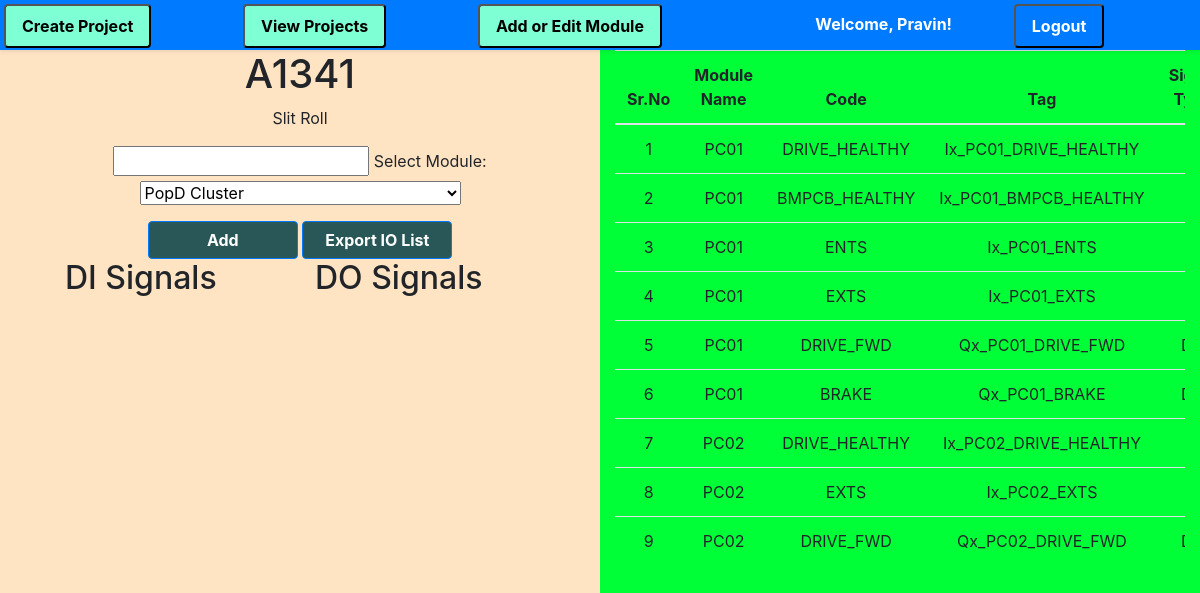
The page /projects/3/ (signed in) on the database its author committed.
### iol/models.py (models this page shows, shortened)
class Project(models.Model):
    name = models.CharField(max_length=50)
    description = models.TextField(max_length=500, blank=True)

class IOList(models.Model):
    project = models.ForeignKey(Project, on_delete=models.CASCADE)
    name = models.CharField(max_length=30)
    equipment_code = models.CharField(max_length=30)
    code = models.CharField(max_length=40)
    tag = models.CharField(max_length=100, editable=False)
    signal_type = models.CharField(max_length=10)
    device_type = models.TextField(max_length=100, blank=True)
    actual_description = models.TextField(max_length=100)
    panel_number = models.CharField(max_length=10, blank=True, null=True)
    node = models.CharField(max_length=10, blank=True, null=True)
    rack = models.IntegerField(blank=True, null=True)
    module_position = models.IntegerField(blank=True, null=True)
    terminal_block = models.CharField(max_length=5, blank=True, null=True)
    terminal_number = models.IntegerField(blank=True, null=True)
    channel = models.IntegerField( blank=True, null=True)
    io_address = models.CharField(max_length=10, blank=True, null=True)
    module = models.CharField(max_length=50, default="Testing")

### iol/views.py (the view)
# urls.py: path('projects/<int:project_id>/', views.project_detail, name='project_detail'),
@login_required(login_url="/accounts/login")
def project_detail(request, project_id):
    project = get_object_or_404(Project, pk=project_id)
    modules = Module.objects.all()
    signals = None
    request.session['project'] = project_id
    io_list = IOList.objects.filter(project = project)
    return render(request, 'projects/project_detail.html', {'project': project, 'modules': modules, 'signals': signals, 'io_list': io_list})

### templates/projects/project_detail.html (shortened to what this page needs)
{% extends 'base/base.html' %}
{% block content %}
<div class = "container-fluid">
  <div class = "row row-height">
    <div class="col-md-6 left">
      <div class="div">
        <h1 id= "projectName">{{ project.name }}</h1>
        <p>{{ project.description }}</p>
        {% load static %}
          <input class=""  id="module_name">
          <label for="module">Select Module:</label>
          <select name="module" id="module" >
            {% for module in modules %}
            <option value="{{ module.id }}">{{ module.module }}</option>
            {% endfor %}
          </select>
          <div class="divbtn">
          <button class="btn btn-primary mt-3 mybtns" id="add-signals-btn">Add</button>
          <button class="btn btn-primary mt-3 mybtns" id="export-iolist-btn">Export IO List</button>
          </div>
        <div class="row">
          <div class="col-5 offset-1" id="di-signals-container">
            <h2>DI Signals</h2>
          </div>
          <div class="col-5" id="do-signals-container">
            <h2>DO Signals</h2>
          </div>
        </div>
      </div>
    </div>
    <div class="col-md-6 right">
      <div class="div">
        <table class="table" id='io-list-table'>
          <thead>
            <tr>
              <th>Sr.No</th>
              <th>Module Name</th>
              <th>Code</th>
              <th>Tag</th>
              <th>Signal Type</th>
            </tr>
          </thead>
          <tbody>
            {% for iolist in io_list %}
            <tr>
              <td>{{ forloop.counter }}</td>
              <td>{{ iolist.name }}</td>
              <td>{{ iolist.code }}</td>
              <td>{{ iolist.tag }}</td>
              <td>{{ iolist.signal_type }}</td>
            </tr>
            {% empty %}
            <tr>
              <td colspan="5">No iolists found.</td>
            </tr>
            {% endfor %}
          </tbody>
        </table>
      </div>
    </div>
  </div>
</div>
{% endblock %}

### templates/base/base.html (shortened to what this page needs)
<!DOCTYPE html>
<html>
<head>
    <link rel="stylesheet" href="https://cdn.jsdelivr.net/npm/bootstrap@4.1.3/dist/css/bootstrap.min.css">
    {% load static %}
    <link rel="stylesheet" type="text/css" href="{% static 'myfirst.css' %}">
</head>
<body>
        <ul class="nav nav-pills nav-fill gap-2 p-1 small bg-primary rounded-5 shadow-sm" id="pillNav2" role="tablist" style="--bs-nav-link-color: var(--bs-white); --bs-nav-pills-link-active-color: var(--bs-primary); --bs-nav-pills-link-active-bg: var(--bs-white);">
            <li class="nav-item" role="presentation">
              <button class="nav-link active rounded-5 navbtns" id="create-tab" data-bs-toggle="tab" type="button" role="tab" aria-selected="true"  onclick="location.href='{% url 'create_project' %}'">Create Project
              </button>
            </li>
            <li class="nav-item" role="presentation">
              <button class="nav-link active rounded-5 navbtns" id="list-tab" data-bs-toggle="tab" type="button" role="tab" aria-selected="false" onclick= "location.href='{% url 'project_list' %}'">View Projects</button>
            </li>
            <li class="nav-item" role="presentation">
              <button class="nav-link active rounded-5 navbtns" id="addmodule-tab" data-bs-toggle="tab" type="button" role="tab" aria-selected="false" onclick= "location.href='{% url 'module_list' %}'">Add or Edit Module</button>
            </li>
            {% if request.user.is_authenticated %}
            <li class="nav-item" role="presentation">
              <p class= "nav-link active rounded-5 navbtns">Welcome, {{ request.user.first_name }}!</p>
              </li>
            <li class="nav-item" role="presentation">
              <button class="nav-link active rounded-5 navbtns" id="addmodule-tab" data-bs-toggle="tab" type="button" role="tab" aria-selected="false" onclick="window.location.href='/accounts/logout';">Logout</button>
            </li>
            {% else %}
            <li class="nav-item" role="presentation">
              <button class="nav-link active rounded-5 navbtns" id="addmodule-tab" data-bs-toggle="tab" type="button" role="tab" aria-selected="false" onclick="window.location.href='/accounts/login';">Login</button>
            </li>
            {% endif %}
          </ul>
        {% block content %}
        {% endblock %}
</body>
</html>

### static/myfirst.css (style rules this page uses)
.div { overflow-y: scroll; height: 100%; }
.btn { justify-content: space-between; align-self: center; width: 150px; align-items: center; }
.row-height { height: 100vh; }
.left { background-color: bisque; height: 100%; overflow-y: scroll; }
.right { background-color: rgb(0, 255, 55); height: 100%; overflow-y: scroll; }
.mybtns { background-color: rgb(41, 87, 87); font-weight: bold; font-size: medium; }
.navbtns { background-color: aquamarine; font-weight: bold; font-size: medium; }
.div { text-align: center; }
#di-signals-container, #do-signals-container { text-align: left; }
.nav-pills { position: sticky; top: 0px; left: 0px; z-index: 2; display: flex; width: 100%; height: 50px; background: rgba(0, 0, 0, 0.6); }

### rows shown on the page
Project: name "A1341", description "Slit Roll"
IOList: name "PC01", code "DRIVE_HEALTHY", tag "Ix_PC01_DRIVE_HEALTHY"
IOList: name "PC01", code "BMPCB_HEALTHY", tag "Ix_PC01_BMPCB_HEALTHY"
IOList: name "PC01", code "ENTS", tag "Ix_PC01_ENTS"
IOList: name "PC01", code "EXTS", tag "Ix_PC01_EXTS"
IOList: name "PC01", code "DRIVE_FWD", tag "Qx_PC01_DRIVE_FWD"
IOList: name "PC01", code "BRAKE", tag "Qx_PC01_BRAKE"
IOList: name "PC02", code "DRIVE_HEALTHY", tag "Ix_PC02_DRIVE_HEALTHY"
IOList: name "PC02", code "EXTS", tag "Ix_PC02_EXTS"
IOList: name "PC02", code "DRIVE_FWD", tag "Qx_PC02_DRIVE_FWD"

### other values the page prints
{{ request.user.first_name }} "Pravin"
form field module "PopD Cluster"
